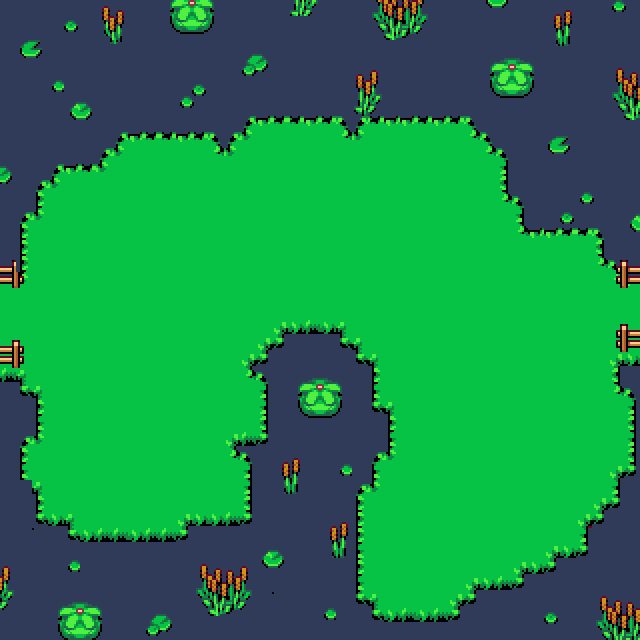

Tiled map render using the project's own tile images. Description and the map definition, with tile-layer contents summarised, below:
An orthogonal 40x40 tile map with 16x16 px tiles, 3 tile layers (Water, Ground, Decor), 2 hidden layers not drawn, 4 tilesets.

<map version="1.9" tiledversion="1.9.2" orientation="orthogonal" renderorder="right-down" width="40" height="40" tilewidth="16" tileheight="16" infinite="0" nextlayerid="6" nextobjectid="1">
 <tileset firstgid="1" source="../../Art/Forest1.tsx" />
 <tileset firstgid="1025" source="../../Art/Forest2.tsx" />
 <tileset firstgid="2049" source="../../Art/Ground.tsx" />
 <tileset firstgid="2817" source="../../Art/Nature-Terrain.tsx" />
 <layer id="1" name="Water" width="40" height="40">
  <data>[1600 cells, 1600 non-empty, 29 distinct tile ids]</data>
 </layer>
 <layer id="5" name="Ground" width="40" height="40">
  <data>[1600 cells, 1498 non-empty, 42 distinct tile ids]</data>
 </layer>
 <layer id="2" name="Collision" width="40" height="40" visible="0">
  <data>[1600 cells, 0 non-empty, 0 distinct tile ids]</data>
 </layer>
 <layer id="3" name="Decor" width="40" height="40">
  <data>[1600 cells, 677 non-empty, 93 distinct tile ids]</data>
 </layer>
 <layer id="4" name="Overhead" width="40" height="40" visible="0">
  <data>[1600 cells, 0 non-empty, 0 distinct tile ids]</data>
 </layer>
</map>
